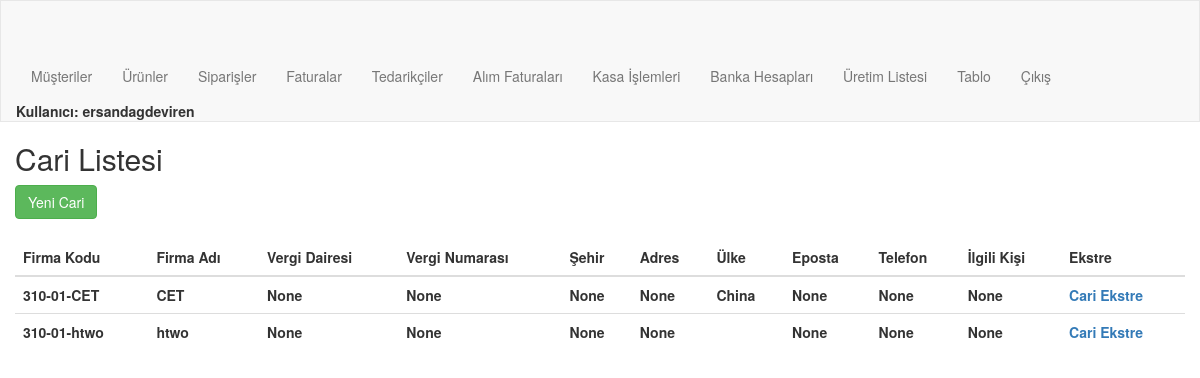
The page /order/supplier_listed (signed in) on the database its author committed.
### order/models.py (models this page shows, shortened)
class Supplier(models.Model):
    supplierCode = models.CharField(max_length=50)
    companyName = models.CharField(max_length=50)
    taxOffice = models.CharField(max_length=50, null=True, blank=True)
    tax_number = models.CharField(max_length=50, null=True, blank=True)
    city = models.CharField(max_length=50, null=True, blank=True)
    adress = models.CharField(max_length=250, null=True, blank=True)
    country = models.CharField(max_length=50, blank=True)
    email = models.EmailField(null=True, blank=True)
    telephone = models.CharField(max_length=11, null=True, blank=True)
    contactPerson = models.CharField(max_length=50, null=True, blank=True)

### order/views.py (the view)
# urls.py: path('supplier_listed', views.supplier_listed, name='supplier_listed'),
@login_required
@user_passes_test(is_admin)
def supplier_listed(request):
    suppliers = Supplier.objects.all()
    search_query = request.GET.get('search')
    if search_query:
        suppliers = suppliers.filter(companyName__icontains=search_query)
    return render(request, 'order/supplier_list.html', {'suppliers': suppliers})

### order/views.py (called while the page is built)
def is_admin(user):
    return user.is_authenticated and user.is_staff

### order/Templates/order/supplier_list.html
{% extends "order/navbar.html" %}
{% block content %}
<h2>Cari Listesi</h2>
<a href="{% url 'order:supplier_new' %}" class="btn btn-success mb-2">Yeni Cari</a>
<br>
<br>
<table class="table">
    <thead>
        <tr>
            <th>Firma Kodu</th>
            <th>Firma Adı</th>
            <th>Vergi Dairesi</th>
            <th>Vergi Numarası</th>
            <th>Şehir</th>
            <th>Adres</th>
            <th>Ülke</th>
            <th>Eposta</th>
            <th>Telefon</th>
            <th>İlgili Kişi</th>
            <th>Ekstre</th>
        </tr>
    </thead>
    <tbody>
        {% for supplier in suppliers %}
        <tr>
            <td>{{ supplier.supplierCode }}</td>
            <td>{{ supplier.companyName }}</td>
            <td>{{ supplier.taxOffice }}</td>
            <td>{{ supplier.tax_number }}</td>
            <td>{{ supplier.city }}</td>
            <td>{{ supplier.adress }}</td>
            <td>{{ supplier.country }}</td>
            <td>{{ supplier.email }}</td>
            <td>{{ supplier.telephone }}</td>
            <td>{{ supplier.contactPerson }}</td>
            <td>
                <a href="{% url 'order:supplier_financials' supplier_id=supplier.id %}">Cari Ekstre</a>
            </td>
        </tr>
        {% endfor %}
    </tbody>
</table>
{% endblock %}

### order/Templates/order/navbar.html (shortened to what this page needs)
<!DOCTYPE html>
{% load static %}
<html lang="en">
<head>
    <link rel="stylesheet" href="https://maxcdn.bootstrapcdn.com/bootstrap/3.3.7/css/bootstrap.min.css">
</head>
<body>
    <nav class="navbar navbar-default">
        <div class="container-custom">
            <div class="navbar-header">
                <a class="navbar-brand brand-font" href="{% url 'order:main' %}">
                </a>
            </div>
            <ul class="nav navbar-nav navbar-right">
                {% if user.is_authenticated %}
                    {% if user.is_staff %}
                        <li><a href="{% url 'order:customer_listed' %}">Müşteriler</a></li>
                        <li><a href="{% url 'order:search' %}">Ürünler</a></li>
                        <li><a href="{% url 'order:order_list' %}">Siparişler</a></li>
                        <li><a href="{% url 'order:invoice_list' %}">Faturalar</a></li>
                        <li><a href="{% url 'order:supplier_listed' %}">Tedarikçiler</a></li>
                        <li><a href="{% url 'order:buying_invoice_list' %}">Alım Faturaları</a></li>
                        <li><a href="{% url 'order:payment_receipt_list' %}">Kasa İşlemleri</a></li>
                        <li><a href="{% url 'order:accounts_list' %}">Banka Hesapları</a></li>
                        <li><a href="{% url 'order:make_production' %}">Üretim Listesi</a></li>
                        <li><a href="{% url 'order:comparison' %}">Tablo</a></li>
                    {% else %}
                        <li><a href="{% url 'order:user_order_list' %}">Siparişlerim</a></li>
                        <li><a href="{% url 'order:user_invoice_list' %}">Faturalarım</a></li>
                        <li><a href="{% url 'order:user_financial' %}">Cari Ekstrem</a></li>
                    {% endif %}
                    <li><a href="{% url 'users:logout' %}">Çıkış</a></li>
                    {% if not user.is_staff %}
                        <li><a href="{% url 'order:customer_update_request' user.pk %}"> <b>Merhaba {{user.username}}</b></a></li>
                    {% else %}
                        <li> <b>Kullanıcı: {{user.username}}</li>
                    {% endif %}
                {% else %}
                    <li><a href="{% url 'users:login' %}">Giriş</a></li>
                    <li><a href="">Üye Ol</a></li>
                {% endif %}
            </ul>
        </div>
    </nav>
    <div class="container-custom">
        {% block content %}
        {% endblock %}
    </div>
</body>
</html>

### order/Templates/order/navbar.html (style rules this page uses)
.container-custom { padding-left: 15px; padding-right: 15px; }
.navbar-default { margin: 0; border-radius: 0; }

### rows shown on the page
Supplier: supplierCode "310-01-CET", companyName "CET", taxOffice "None", tax_number "None", city "None", adress "None", country "China", email "None", telephone "None", contactPerson "None"
Supplier: supplierCode "310-01-htwo", companyName "htwo", taxOffice "None", tax_number "None", city "None", adress "None", email "None", telephone "None", contactPerson "None"

### other values the page prints
{{ user.username }} "ersandagdeviren"
